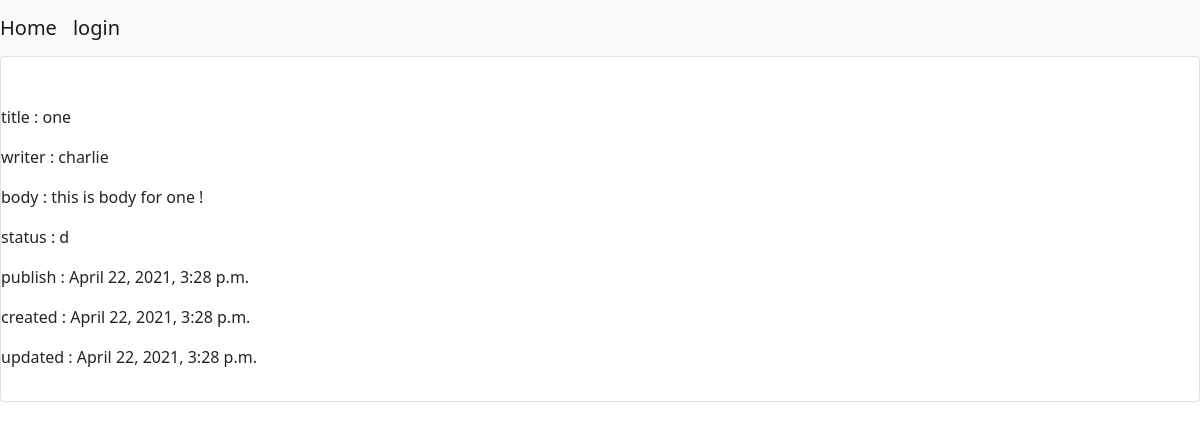
The app's page /2/sl-one, older data.
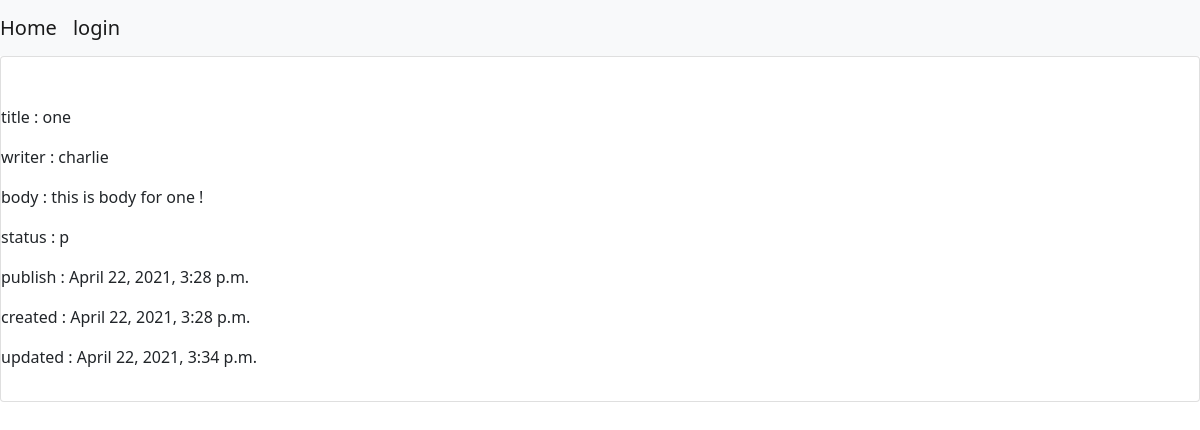
The same page, newer data.
### blog/models.py (models this page shows, shortened)
class Article(models.Model):
    STATUS = (
        ('d','draft'),
        ('p','publish')
    )
    title = models.CharField(max_length = 120)
    slug = models.SlugField(max_length = 120, unique= True)
    writer = models.ForeignKey(User, on_delete=models.CASCADE)
    body = models.TextField()
    status = models.CharField(max_length=20, choices=STATUS, default='d')
    publish = models.DateTimeField(default=timezone.now)
    created = models.DateTimeField(auto_now_add=True)
    updated = models.DateTimeField(auto_now=True)

### blog/views.py (the view)
# urls.py: path('<int:id>/<slug:slug>', views.the_article, name="the_article"),
def the_article(request, id, slug):
    the_post = get_object_or_404(Article, id=id , slug=slug)
    context = {
        'the_post': the_post
    }
    return render(request, 'the_article.html', context)

### templates/the_article.html
{% extends 'base.html' %}
{% block content %}
    <div class="card" >
        <p class="card-body">
            <p> title : {{ the_post.title }} </p>
            <p> writer : {{ the_post.writer }} </p>
            <p> body : {{ the_post.body }} </p>
            <p> status : {{ the_post.status }} </p>
            <p> publish : {{ the_post.publish }} </p>
            <p> created : {{ the_post.created }} </p>
            <p> updated : {{ the_post.updated }} </p>
         </p>
    </div>
{% endblock %}

### templates/base.html (shortened to what this page needs)
<!DOCTYPE html>
<html lang='en'>
<head>
    <link href="https://cdn.jsdelivr.net/npm/bootstrap@5.0.0-beta3/dist/css/bootstrap.min.css" rel="stylesheet">
</head>
<body>
    {% include 'navbar.html' %}
    <div class='jumbotron'>
        {% block content %} {% endblock %}
    </div>
</body>
</html>

### templates/navbar.html
<nav class="navbar navbar-expand-lg navbar-light bg-light">
    <a class="navbar-brand" href="{% url 'blog:home' %}">Home</a>
    <a class="navbar-brand" href="{% url 'accounts:login' %}">login</a>
  </nav>

Row changes from the older to the newer data that the page shows:
changed Article "one": status "d" → "p"; updated "April 22, 2021, 3:28 p.m." → "April 22, 2021, 3:34 p.m."
